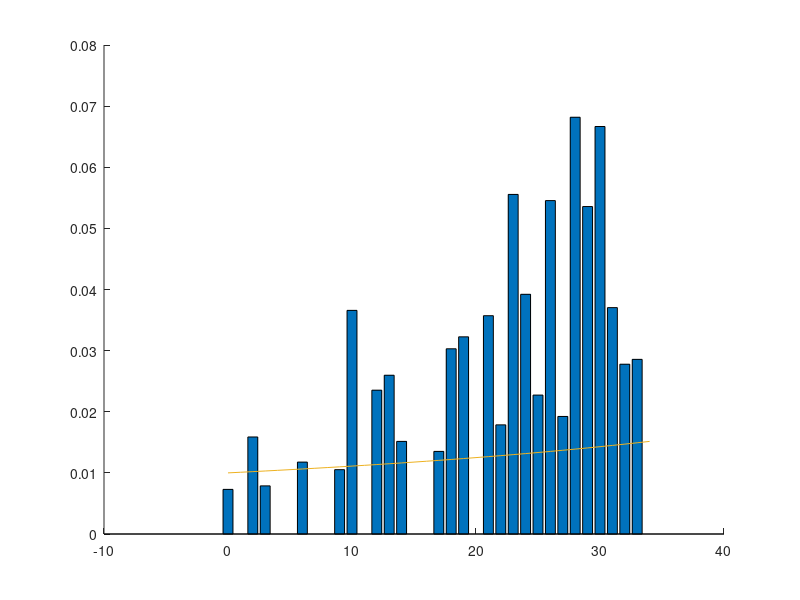

Source code (MATLAB): (Note: this script raises an error after producing the figure.)
% The script loads the csv files that have been created with the
% fig_Probabilities\fig_DistancesNormalizedByDelta.m script
% it then calculates and plots as histograms the probabilities P(O|R)
% for a specific value of the target Op

clear;
clc;

Op = 35;
R_values = load("data_R.csv");
O_values = load("data_O.csv");

jj = 1;

for r=0:(Op-1)
    c = 0;
    for ii=1:size(R_values,1)
        if (r-0.5)<=R_values(ii) && (R_values(ii)<(r+0.5))
        % if (R_values(ii)<(r+0.5))
            data(jj,r+1) = O_values(ii);            
            jj=jj+1;
        end
    end    
    column_data = data(:,r+1);
    not_zero_data = column_data>0;
    N = size(column_data(not_zero_data),1);
    for kk=1:N
        if (Op-0.5)<=column_data(kk) && (column_data(kk)<(Op+0.5))
        % if (column_data(kk)<(Op+0.5))
            c = c+1;
        end
    end
    prob(r+1,1)=c/N;
    jj = 1;
end

x1 = linspace(0,Op-1,Op);

hold on 

bar(x1, prob);


% % Probability for Op=o given R=r
y1 = (1./(100-x1));

% % Probability for Op<=o given R=r
% y1 = ((Op-x1)./(100-x1));

% Probability for Op=o given R<=r
% y1 = (2./(2*100-x1-1));

% % Probability for Op<=o given R<=r
% y1 = (2*Op-x1-1)./(2*100-x1-1);

p = plot(x1,y1,'Color','#EDB120');
p.LineWidth = 1.5;

x2 = Op-1;
xline(x2,'--','Color','#D95319');

% xticks(Op-1)
% xticklabels({sprintf('$x=%d$', Op-1)})
% xaxisproperties= get(gca, 'XAxis');
% xaxisproperties.TickLabelInterpreter = 'latex';

% xline(x2,'--','Color','#D95319','Label',{sprintf('${O_{p}-1}=%d$', x2)},'FontSize',12,'Interpreter','latex','LabelHorizontalAlignment','center', 'LabelVerticalAlignment','top');

% x3 = 100;
% xline(x3,'--','Color','#77AC30','Label',{sprintf('$\\delta=%d$',x3)},'FontSize',12,'Interpreter','latex','LabelHorizontalAlignment','center', 'LabelVerticalAlignment','middle');

hold off
grid on
axis([-1 100 0 1])
xlabel('Random Point');
ylabel('Probability');
legend('Sample Data','Fitted Probability','${R_i}$ Upper Limit','Location','northeast','Interpreter','latex')
% legend('Sample Data','Fitted Probability','Upper Limit for {I_r}','Upper Bound','Location','northeast','NumColumns',2)